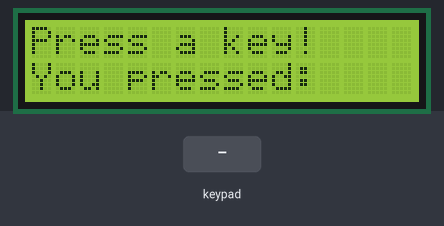
Bench run of a sketch on a simulated Arduino Uno, built with avr-gcc and run on an emulated ATmega328P. On the bench: 16×2 character LCD. Inputs (shaded band) come from the test bench.

Above: at 1.2 s.
1.3 s: keypad keys 6 7 8 9 # pressed 0.4 s apart
At 4.3 s:
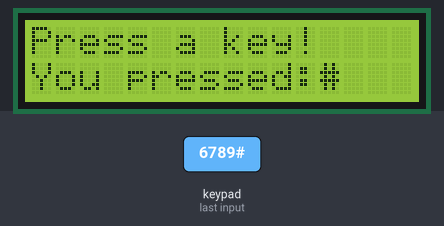
4.8 s: key 'A' pressed
At 5.7 s:
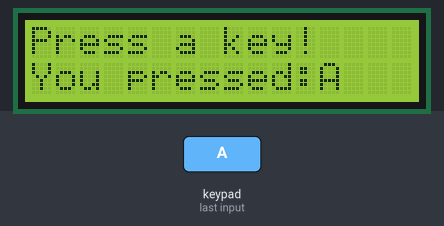
6.3 s: key 'B' pressed
At 6.9 s:
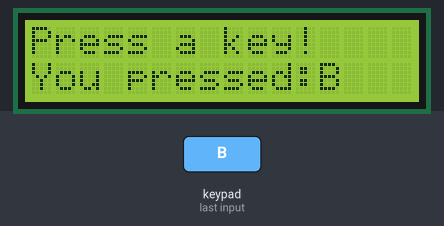
7.8 s: keypad keys 6 7 8 9 * pressed 0.4 s apart
At 10.6 s:
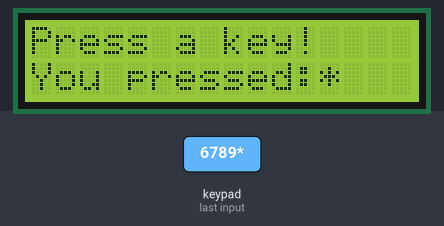
11.3 s: key 'C' pressed
At 11.9 s:
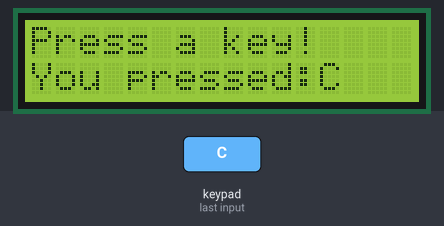
12.8 s: keypad keys 6 7 8 9 D pressed 0.4 s apart
At 13.4 s:
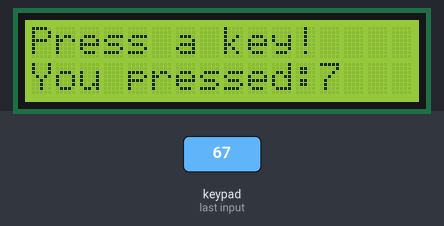
Timing chart, 0 to 15.8 s (numbered marks = the images above; inputs shaded):
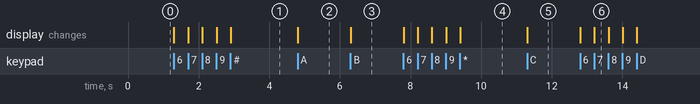

The sketch:

keypadSimple.ino
```cpp
#include <LiquidCrystal_I2C.h>
#include <Keypad.h>

LiquidCrystal_I2C lcd(0x27, 16, 2);
const byte ROWS = 4;
const byte COLS = 4;

char hexaKeys[ROWS][COLS] = {
  {'1', '2', '3', 'A'},
  {'4', '5', '6', 'B'},
  {'7', '8', '9', 'C'},
  {'*', '0', '#', 'D'}
};

byte rowPins[ROWS] = {6, 7, 8, 9};
byte colPins[ROWS] = {2, 3, 4, 5};

Keypad customKeypad = Keypad(makeKeymap(hexaKeys), rowPins, colPins, ROWS, COLS);

void setup() {
  lcd.init();
  lcd.backlight();
  lcd.setCursor(0, 0);
  lcd.print("Press a key!");
  lcd.setCursor(0, 1);
  lcd.print("You pressed: ");
}
void loop() {
  char customKey = customKeypad.getKey();

  if (customKey != NO_KEY) {
    lcd.setCursor(12, 1);
    lcd.print(customKey);
  }
}
```

Measured:
- after the input at 1.3 s, the display: first changes at once (image 1 shows a later state)
- after the input at 4.8 s, the display: changes at once (image 2)
- after the input at 6.3 s, the display: changes at once (image 3)
- after the input at 7.8 s, the display: first changes at once (image 4 shows a later state)
- after the input at 11.3 s, the display: changes at once (image 5)
- after the input at 12.8 s, the display: first changes at once (image 6 shows a later state)
